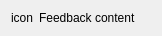
<?xml version="1.0" encoding="UTF-8"?>
<ui version="4.0">
 <class>KMyMoneyValidationFeedback</class>
 <widget class="QWidget" name="KMyMoneyValidationFeedback">
  <property name="geometry">
   <rect>
    <x>0</x>
    <y>0</y>
    <width>162</width>
    <height>29</height>
   </rect>
  </property>
  <layout class="QHBoxLayout" name="horizontalLayout">
   <item>
    <widget class="QLabel" name="icon">
     <property name="text">
      <string>icon</string>
     </property>
     <property name="alignment">
      <set>Qt::AlignLeading|Qt::AlignLeft|Qt::AlignTop</set>
     </property>
    </widget>
   </item>
   <item>
    <widget class="QLabel" name="label">
     <property name="sizePolicy">
      <sizepolicy hsizetype="Expanding" vsizetype="Expanding">
       <horstretch>0</horstretch>
       <verstretch>0</verstretch>
      </sizepolicy>
     </property>
     <property name="text">
      <string>Feedback content</string>
     </property>
     <property name="alignment">
      <set>Qt::AlignLeading|Qt::AlignLeft|Qt::AlignTop</set>
     </property>
     <property name="wordWrap">
      <bool>true</bool>
     </property>
    </widget>
   </item>
  </layout>
 </widget>
 <resources/>
 <connections/>
</ui>
